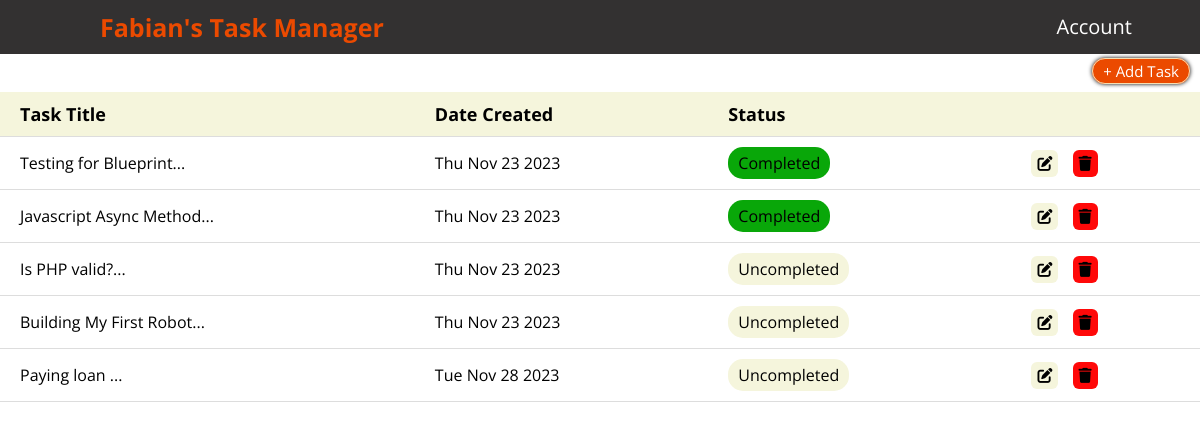
The page /dashboard (signed in) on the database its author committed.
### app/models.py (models this page shows, shortened)
class User(db.Model, UserMixin):
    id = db.Column(db.Integer, primary_key=True)
    username = db.Column(db.String(20), unique=True, nullable=False)
    email = db.Column(db.String(120), unique=True, nullable=False)
    password = db.Column(db.String(120), nullable=False)
    image_file = db.Column(db.String(20), nullable=False, default='default.jpg')
    tasks = db.relationship('Task', backref='user', lazy=True)

class Task(db.Model):
    id = db.Column(db.Integer, primary_key=True)
    title = db.Column(db.String(100), nullable=False)
    description = db.Column(db.Text, nullable=True)
    resources = db.Column(db.Text, nullable=True)
    challenges = db.Column(db.Text, nullable=True)
    achievements = db.Column(db.Text, nullable=True)
    created_date = db.Column(db.DateTime, nullable=False, default=datetime.utcnow)
    completed = db.Column(db.Boolean, default=False)
    user_id = db.Column(db.Integer, db.ForeignKey('user.id'), nullable=False)

### app/tasks/routes.py (the view)
@tasks.route('/dashboard')
@login_required
def dashboard():
    user = User.query.filter_by(username=current_user.username).first().tasks
    return render_template('dashboard.html', title='Dashboard', user=user)

### app/models.py (called while the page is built)
@login.user_loader
def load_user(user_id):
    return User.query.get(int(user_id))

### app/templates/dashboard.html (shortened to what this page needs)
{% extends "home.html" %}
{%  block styles %}
<link rel="stylesheet" href="{{ url_for('static', filename='css/dashboard.css') }}">
{% endblock %}
{% block body %}
<nav>
    <label class="logo">{{ current_user.username }}'s Task Manager</label>
    <ul>
      <li><a class="active" href="{{ url_for('users.account') }}">Account</a></li>
    </ul>
</nav>
<div class="table">
  <div class="table_header">
    <div>
      <a class="add_new" href="{{ url_for('tasks.add_task') }}">+ Add Task</a>
   </div>
  </div>
  <div class="table_section">
      <table>
          <thead>
              <tr>
                  <th>Task Title</th>
                  <th>Date Created</th>
                  <th>Status</th>
                  <th></th>
              </tr>
          </thead>
          <tbody>
            {% if user %}
                {% for task in user %}
                    <tr>
                        <td><a class="task" href="{{ url_for('tasks.task', task_id=task.id) }}">{{ task.title }}...</a></td>
                        <td>{{ task.created_date.strftime('%a %b %d %Y') }}</td>
                        <td>
                          <button class="toggleButton {% if task.completed %}completed{% endif %}" onclick="toggleStatus(this, '{{ task.id }}')">
                              {% if task.completed %}
                                  Completed
                              {% else %}
                                  Uncompleted
                              {% endif %}
                          </button>
                        </td>
                        <td>
                          <form class="form-display" action="{{ url_for('tasks.edit_task', task_id=task.id)}}">
                            <button class= "button-1" type="submit">
                              <i class="fa-solid fa-pen-to-square"></i>
                            </button>
                          </form>
                          <form class="form-display" action="{{ url_for('tasks.delete_task', task_id=task.id)}}" method="POST">
                            <button class= "button-2" type="submit" onclick="if (!confirm('Are you sure you want to Delete?')) { return false }">
                              <i class="fa-solid fa-trash"></i>
                            </button>
                          </form>
                      </td>
                    </tr>
                {% endfor %}
            {% endif %}
          </tbody>
      </table>
  </div>
</div>
{% endblock %}

### app/templates/home.html (shortened to what this page needs)
<!DOCTYPE html>
<html lang="en" dir="ltr">
  <head>
    {% block styles %}{% endblock %}
   </head>
{% block body %}{% endblock %}
</html>

### app/static/css/dashboard.css (style rules this page uses)
* { margin: 0; padding: 0; box-sizing: border-box; font-family: 'Open Sans', sans-serif; }
nav { position: fixed; width: 100%; padding: 10px 0; z-index: 3; background-color:rgb(51, 49, 49); }
nav ul { float: right; margin-right: 50px; }
nav ul li { display: inline-block; margin: 3px 3px; list-style: none; }
nav ul li a { text-decoration: none; font-size: 15px; padding: 8px 15px; border-radius: 5px; transition: all 0.3s ease; }
.active { color: white; transition: .5s; font-size: 20px; }
label.logo { text-decoration: none; color: #eb4a00; text-shadow: 3px; font-size: 25px; font-weight:700; padding: 10px 100px; }
.table { width: 100%; align-items: center; }
.table_header { display: flex; justify-content: space-between; justify-content: end; padding-top: 60px; padding-bottom: 10px; }
.toggleButton { outline: none; border: none; border-radius: 15px; cursor: pointer; padding: 5px 10px; margin-right: 10px; color:black; font-size: 16px; background-color: beige; }
.toggleButton.completed { background-color: rgb(9, 167, 9); }
.form-display { display: inline; }
.button-1 { background-color: beige; margin-right: 10px; border-radius: 6px; border: none; }
.button-2 { background-color: rgb(255, 9, 9); border-radius: 6px; border: none; }
i { color: #000; padding: 6px; font-size: 15px; }
.add_new { padding: 2px 10px; min-width: 60px; height: 30px; color: white; background-color: #eb4a00; border: 1px solid wheat; border-radius: 30px; box-shadow: 0px 0px 4px 0px black; text-decoration: none; font-size: 15px; white-space: nowrap; margin-right: 10px; }
.table_section { height: 500px; overflow: auto; }
table { width: 100%; table-layout: abso; min-width: 700px; border-collapse: collapse; }
thead th { position: sticky; top: 0; background-color: beige; color: black; font-size: 18px; }
th,td { border-bottom: 1px solid #dddddd; padding: 10px 20px; word-break: break-all; text-align: left; }
::placeholder { color: black; }
.task { text-decoration: none; color: #000; }

### rows shown on the page
User: username "Fabian"
Task: title "Testing for Blueprint", created_date "Thu Nov 23 2023", completed "Completed"
Task: title "Javascript Async Method", created_date "Thu Nov 23 2023", completed "Completed"
Task: title "Is PHP valid?", created_date "Thu Nov 23 2023", completed "Uncompleted"
Task: title "Building My First Robot", created_date "Thu Nov 23 2023", completed "Uncompleted"
Task: title "Paying loan", created_date "Tue Nov 28 2023", completed "Uncompleted"
